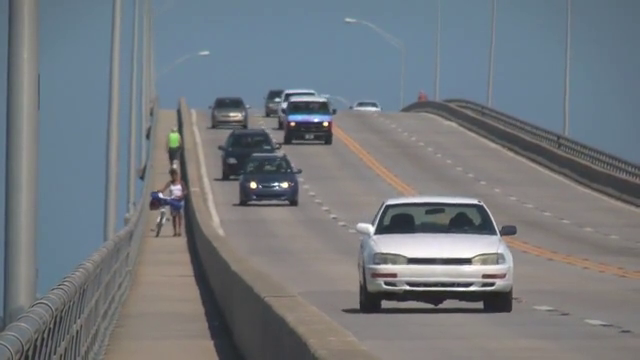
#> input picture frame 91 of img/slow_traffic.mp4, 640 x 360 px
$ python camshift.py
#> lines starting #> are read from the running program, lines starting #| are printed output that depends on the picture; after the words box and inside, x2 and y2 are one past the last pixel; in counts of white or black regions, pixels touching at a corner belong together
import numpy as np
import cv2
cap = cv2.VideoCapture('../img/slow_traffic.mp4')
ret,frame = cap.read()
#> frame is the input picture: shape (360, 640, 3); mean B, G, R 126.6, 121.2, 115.7
r,h,c,w = 250,90,400,125  # simply hardcoded the values
track_window = (c,r,w,h)
roi = frame[r:r+h, c:c+w]
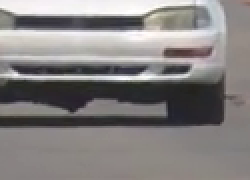
#> roi: shape (90, 125, 3) (shown 2 times larger); mean B, G, R 128.8, 129.5, 133
hsv_roi =  cv2.cvtColor(roi, cv2.COLOR_BGR2HSV)
#> hsv_roi: shape (90, 125, 3); mean H, S, V 58.2, 15.4, 134
mask = cv2.inRange(hsv_roi, np.array((0., 60.,32.)), np.array((180.,255.,255.)))
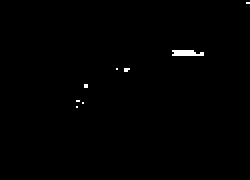
#> mask: shape (90, 125) (shown 2 times larger); 0.5% white in thin lines or dots, all inside (x1, y1, x2, y2) = (38, 1, 125, 54)
roi_hist = cv2.calcHist([hsv_roi],[0],mask,[180],[0,180])
#> roi_hist = 180 values, max 9 at index 1, min 0 at index 0, mean 0.311
cv2.normalize(roi_hist,roi_hist,0,255,cv2.NORM_MINMAX)
term_crit = ( cv2.TERM_CRITERIA_EPS | cv2.TERM_CRITERIA_COUNT, 10, 1 )
while(1):
    ret ,frame = cap.read()
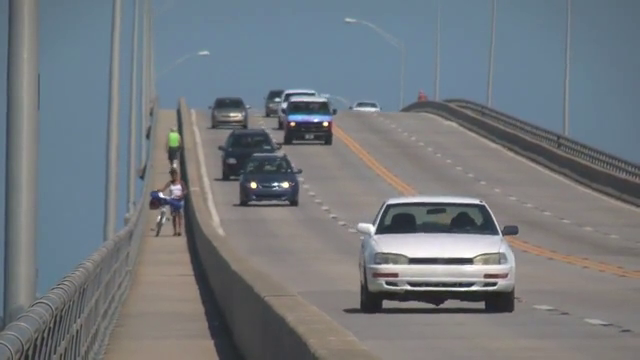
#> input picture frame 92 of img/slow_traffic.mp4, 640 x 360 px
#> frame is the input picture: shape (360, 640, 3); mean B, G, R 126.3, 121.1, 115.4
    if ret == True:
        hsv = cv2.cvtColor(frame, cv2.COLOR_BGR2HSV)
#> hsv: shape (360, 640, 3); mean H, S, V 67.5, 39.8, 131.5
        dst = cv2.calcBackProject([hsv],[0],roi_hist,[0,180],1)
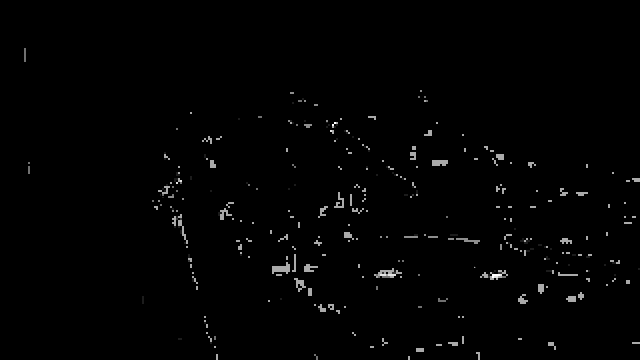
#> dst: shape (360, 640); min 0, max 255, mean 2.6
        ret, track_window = cv2.CamShift(dst, track_window, term_crit)
#> ret = ((534.5, 269), (88.96, 148.9), 99.68); track_window = (460, 224, 149, 90)
        pts = cv2.boxPoints(ret)
#> pts = [[468.6, 212.6], [615.4, 237.7], [600.4, 325.4], [453.6, 300.3]]
        pts = np.int0(pts)
#> pts = [[468, 212], [615, 237], [600, 325], [453, 300]]
        img2 = cv2.polylines(frame,[pts],True, 255,2)
        cv2.imshow('img2',img2)
        k = cv2.waitKey(60) & 0xff
#> (key Esc is pressed here)
        if k == 27:
            break
    else:
        break
cv2.destroyAllWindows()
cap.release()
